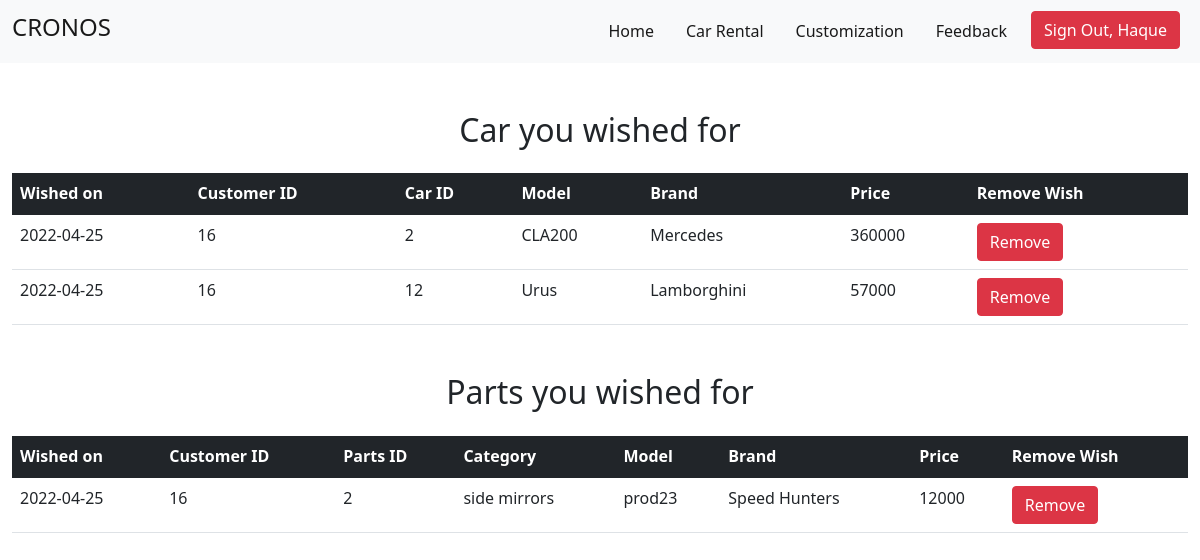
Screenshot of /wishListPage.php (signed in) with the database file from the repository.
### tables this page shows
CREATE TABLE `wishlist` (
  `wish_id` int(11) NOT NULL,
  `wish_date` date NOT NULL DEFAULT current_timestamp(),
  `customer_id` int(11) NOT NULL,
  `car_id` int(11) DEFAULT NULL,
  `parts_id` int(11) DEFAULT NULL
);

CREATE TABLE `customer` (
  `customer_id` int(11) NOT NULL,
  `first_name` varchar(20) NOT NULL,
  `last_name` varchar(20) NOT NULL,
  `city` varchar(20) NOT NULL,
  `address` varchar(100) NOT NULL,
  `phone_number` varchar(11) NOT NULL,
  `email` varchar(50) NOT NULL,
  `password` varchar(30) NOT NULL
);

CREATE TABLE `car` (
  `car_status` varchar(10) NOT NULL DEFAULT 'not-booked',
  `chassis_no` int(11) NOT NULL,
  `car_id` int(11) NOT NULL,
  `model` varchar(30) NOT NULL,
  `brand` varchar(30) NOT NULL,
  `year_of_release` date DEFAULT NULL,
  `price` int(11) NOT NULL,
  `picture` varchar(1000) NOT NULL DEFAULT 'https://img.lovepik.com/free-png/20210926/lovepik-car-icon-png-image_401486754_wh1200.png'
);

CREATE TABLE `parts` (
  `parts_id` int(11) NOT NULL,
  `parts_status` varchar(15) NOT NULL DEFAULT 'not-purchased',
  `category` varchar(25) NOT NULL,
  `brand` varchar(30) NOT NULL,
  `model` varchar(30) NOT NULL,
  `color` varchar(11) NOT NULL,
  `compitable_with` text NOT NULL,
  `price` int(10) NOT NULL,
  `image` text NOT NULL
);

### wishListPage.php (the view, shortened to what this page needs)
<!DOCTYPE html>
<html lang="en">
<head>
    <link href="https://cdn.jsdelivr.net/npm/bootstrap@5.1.3/dist/css/bootstrap.min.css" rel="stylesheet" />
    <link rel="stylesheet" href="style.css" />
    <link rel="stylesheet" href="fontawesome-free-5.15.4-web/fontawesome-free-5.15.4-web/css/all.css" />
</head>
<body>
    <navbar>
        <nav class="navbar navbar-expand-lg navbar-light bg-light">
            <div class="container-fluid">
                <a class="navbar-brand" href="index.php">
                    <h4>CRONOS</h4>
                </a>
                <div class="collapse navbar-collapse" id="navbarNav">
                    <ul class="navbar-nav ms-auto">
                        <li class="nav-item mx-2">
                            <a class="nav-link active" aria-current="page" href="index.php">Home</a>
                        </li>
                        <li class="nav-item mx-2">
                            <a class="nav-link active" aria-current="page" href="userPanel.php">Car Rental</a>
                        </li>
                        <li class="nav-item mx-2">
                            <a class="nav-link active" aria-current="page" href="customizationPage.php">Customization</a>
                        </li>
                        <li class="nav-item mx-2">
                            <a class="nav-link active" aria-current="page" href="userFeedbackPage.php">Feedback</a>
                        </li>
                        <li class="nav-item mx-2">
                            <a class="btn btn-danger" class="nav-link" href="dbUserSignout.php">Sign Out, <?= $_SESSION['last_name']; ?> </a>
                        </li>
                    </ul>
                </div>
            </div>
        </nav>
    </navbar>
    <?php
    $customer_id = $_SESSION['customer_id'];
    ?>
    <main class="container-fluid my-5">
        <div class="mb-5">
            <div class="text-center mb-4">
                <h2>Car you wished for</h2>
            </div>
            <table class="table">
                <thead class="table-dark ">
                    <tr>
                        <th scope="col">Wished on</th>
                        <th scope="col">Customer ID</th>
                        <th scope="col">Car ID</th>
                        <th scope="col">Model</th>
                        <th scope="col">Brand</th>
                        <th scope="col">Price</th>
                        <th scope="col">Remove Wish</th>
                    </tr>
                </thead>
                <tbody>
                    <?php
                    require_once("dbConnect.php");
                    $sql = "SELECT wish_date, customer.customer_id, car.car_id, car.model, car.brand, car.price, wish_id FROM wishlist
                    INNER JOIN customer on customer.customer_id = wishlist.customer_id
                    INNER JOIN car on car.car_id = wishlist.car_id WHERE wishlist.customer_id='$customer_id' ORDER BY wish_id DESC;";
                    $result = mysqli_query($conn, $sql);
                    if (mysqli_num_rows($result) > 0) {
                        while ($row = mysqli_fetch_array($result)) {
                    ?>
                            <tr>
                                <td><?php echo $row[0]; ?></td>
                                <td><?php echo $row[1]; ?></td>
                                <td><?php echo $row[2] ?> </td>
                                <td><?php echo $row[3] ?></td>
                                <td><?php echo $row[4] ?> </td>
                                <td><?php echo $row[5] ?></td>
                                <td><button class="btn btn-danger"><a href="dbRemoveWishListCarByUser.php
                                ?wish_id=<?php echo $row[6]; ?>">Remove</a></button></button></td>
                            </tr>
                    <?php
                        }
                    }
                    ?>
                </tbody>
            </table>
        </div>
        <div class="mt-5">
            <div class="text-center mb-4">
                <h2>Parts you wished for</h2>
            </div>
            <table class="table">
                <thead class="table-dark">
                    <tr>
                        <th scope="col">Wished on</th>
                        <th scope="col">Customer ID</th>
                        <th scope="col">Parts ID</th>
                        <th scope="col">Category</th>
                        <th scope="col">Model</th>
                        <th scope="col">Brand</th>
                        <th scope="col">Price</th>
                        <th scope="col">Remove Wish</th>
                    </tr>
                </thead>
                <tbody>
                    <?php
                    require_once("dbConnect.php");
                    $sql = "SELECT wish_date, customer.customer_id, parts.parts_id, parts.model, parts.brand, parts.price, wish_id , parts.category FROM wishlist
                    INNER JOIN customer on customer.customer_id = wishlist.customer_id
                    INNER JOIN parts on parts.parts_id = wishlist.parts_id WHERE wishlist.customer_id='$customer_id' ORDER BY wish_id DESC;";
                    $result = mysqli_query($conn, $sql);
                    if (mysqli_num_rows($result) > 0) {
                        while ($row = mysqli_fetch_array($result)) {
                    ?>
                            <tr>
                                <td><?php echo $row[0]; ?></td>
                                <td><?php echo $row[1]; ?></td>
                                <td><?php echo $row[2] ?> </td>
                                <td><?php echo $row[7] ?> </td>
                                <td><?php echo $row[3] ?></td>
                                <td><?php echo $row[4] ?> </td>
                                <td><?php echo $row[5] ?></td>
                                <td><button class="btn btn-danger"><a href="dbRemoveWishListCarByUser.php
                                ?wish_id=<?php echo $row[6]; ?>">Remove</a></button></button></td>
                            </tr>
                    <?php
                        }
                    }
                    ?>
                </tbody>
            </table>
        </div>

### style.css (style rules this page uses)
.btn-anchor, a { text-decoration: none; color: white; }

### rows the page displays
wishlist: wish_date "2022-04-25", customer.customer_id "16", car.car_id "2", car.model "CLA200", car.brand "Mercedes", car.price "360000"
wishlist: wish_date "2022-04-25", customer.customer_id "16", car.car_id "12", car.model "Urus", car.brand "Lamborghini", car.price "57000"
wishlist: wish_date "2022-04-25", customer.customer_id "16", parts.parts_id "2", parts.category "side mirrors", parts.model "prod23", parts.brand "Speed Hunters", parts.price "12000"

### other values shown
$_SESSION['last_name'] "Haque"
